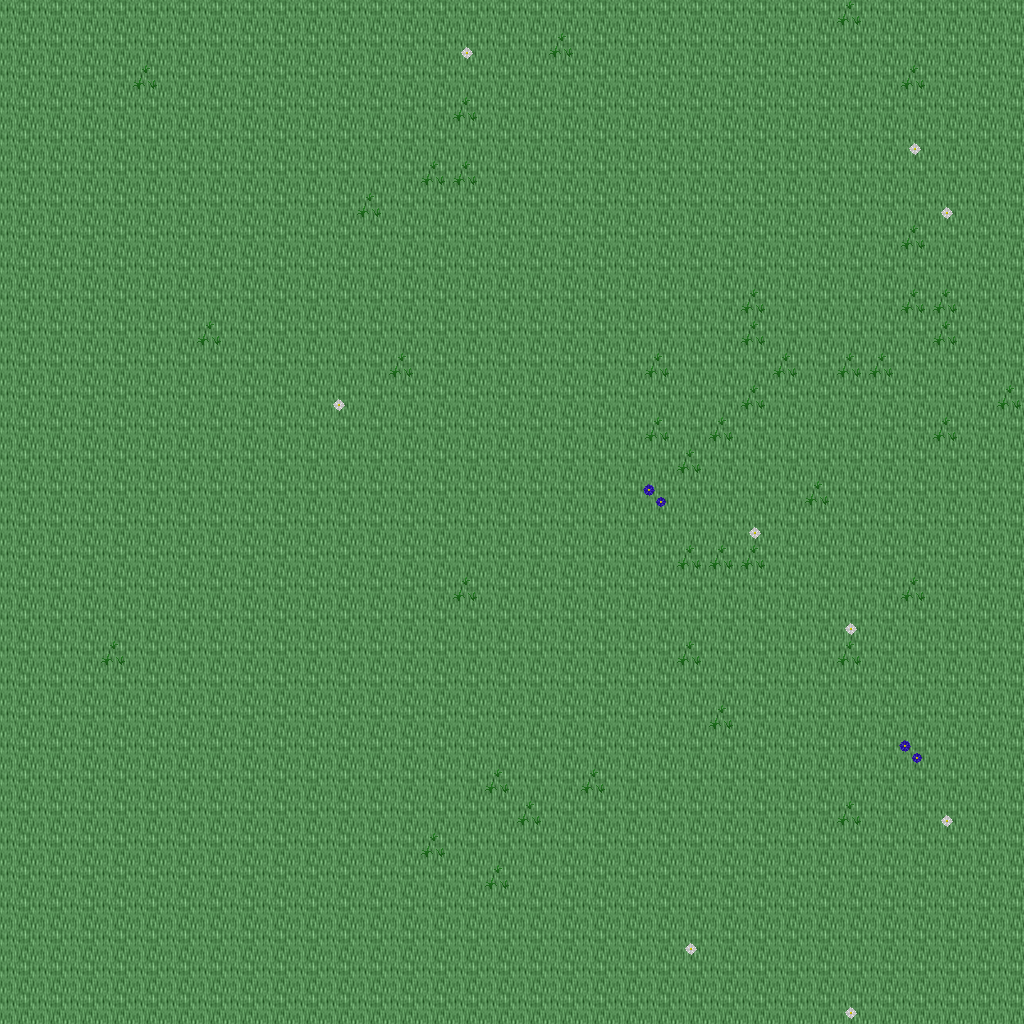

Rendered tile map (Tiled .tmx) drawn with the repository's tilesets; below, a short description and the map source with its tile grids summarised:
An orthogonal 32x32 tile map with 32x32 px tiles, 5 tile layers (Ground, Objects, Objects2, Above, ...), 1 hidden layer not drawn, 25 tilesets.

<map version="1.10" tiledversion="1.11.0" orientation="orthogonal" renderorder="right-down" width="32" height="32" tilewidth="32" tileheight="32" infinite="0" nextlayerid="11" nextobjectid="1">
 <tileset firstgid="1" name="ground_ground" tilewidth="32" tileheight="32" tilecount="33" columns="3">
  <image source="../drawable/ground_ground.png" width="96" height="352" />
 </tileset>
 <tileset firstgid="34" name="ground_grass_edges" tilewidth="32" tileheight="32" tilecount="36" columns="12">
  <image source="../drawable/ground_grass_edges.png" width="384" height="96" />
 </tileset>
 <tileset firstgid="70" name="ground_ridge_earth_dark" tilewidth="32" tileheight="32" tilecount="96" columns="12">
  <image source="../drawable/ground_ridge_earth_dark.png" width="384" height="256" />
 </tileset>
 <tileset firstgid="166" name="plant_flower_daisy_white" tilewidth="32" tileheight="32" tilecount="8" columns="2">
  <image source="../drawable/plant_flower_daisy_white.png" width="64" height="128" />
 </tileset>
 <tileset firstgid="174" name="plant_grasses" tilewidth="32" tileheight="32" tilecount="6" columns="3">
  <image source="../drawable/plant_grasses.png" width="96" height="64" />
 </tileset>
 <tileset firstgid="180" name="ground_rock_pebbles" tilewidth="32" tileheight="32" tilecount="3" columns="1">
  <image source="../drawable/ground_rock_pebbles.png" width="32" height="96" />
 </tileset>
 <tileset firstgid="183" name="plant_flower_daisy_blue" tilewidth="32" tileheight="32" tilecount="8" columns="2">
  <image source="../drawable/plant_flower_daisy_blue.png" width="64" height="128" />
 </tileset>
 <tileset firstgid="191" name="ground_ladder_vertical_dark" tilewidth="32" tileheight="32" tilecount="3" columns="3">
  <image source="../drawable/ground_ladder_vertical_dark.png" width="96" height="32" />
 </tileset>
 <tileset firstgid="194" name="item_corpse_huge_animal" tilewidth="32" tileheight="32" tilecount="16" columns="2">
  <image source="../drawable/item_corpse_huge_animal.png" width="64" height="256" />
 </tileset>
 <tileset firstgid="210" name="ground_ladder_steps" tilewidth="32" tileheight="32" tilecount="6" columns="3">
  <image source="../drawable/ground_ladder_steps.png" width="96" height="64" />
 </tileset>
 <tileset firstgid="216" name="logic_creature_rodent" tilewidth="32" tileheight="32" tilecount="8" columns="8">
  <image source="../drawable/logic_creature_rodent.png" width="256" height="32" />
 </tileset>
 <tileset firstgid="224" name="logic_creature_animal" tilewidth="32" tileheight="32" tilecount="32" columns="8">
  <image source="../drawable/logic_creature_animal.png" width="256" height="128" />
 </tileset>
 <tileset firstgid="256" name="logic_portal" tilewidth="32" tileheight="32" tilecount="24" columns="8">
  <image source="../drawable/logic_portal.png" width="256" height="96" />
 </tileset>
 <tileset firstgid="280" name="logic_creature_orc" tilewidth="32" tileheight="32" tilecount="6" columns="6">
  <image source="../drawable/logic_creature_orc.png" width="192" height="32" />
 </tileset>
 <tileset firstgid="286" name="logic_collision" tilewidth="32" tileheight="32" tilecount="1" columns="1">
  <image source="../drawable/logic_collision.png" width="32" height="32" />
 </tileset>
 <tileset firstgid="287" name="ground_green_paving" tilewidth="32" tileheight="32" tilecount="18" columns="3">
  <image source="../drawable/ground_green_paving.png" width="96" height="192" />
 </tileset>
 <tileset firstgid="305" name="logic_protection" tilewidth="32" tileheight="32" tilecount="2" columns="2">
  <image source="../drawable/logic_protection.png" width="64" height="32" />
 </tileset>
 <tileset firstgid="307" name="ground_earth_edges" tilewidth="32" tileheight="32" tilecount="18" columns="6">
  <image source="../drawable/ground_earth_edges.png" width="192" height="96" />
 </tileset>
 <tileset firstgid="325" name="ground_grass_corners" tilewidth="32" tileheight="32" tilecount="24" columns="6">
  <image source="../drawable/ground_grass_corners.png" width="192" height="128" />
 </tileset>
 <tileset firstgid="349" name="plant_tree_tree_darkgreen" tilewidth="32" tileheight="32" tilecount="88" columns="8">
  <image source="../drawable/plant_tree_tree_darkgreen.png" width="256" height="352" />
 </tileset>
 <tileset firstgid="437" name="plant_tree_evergreen" tilewidth="32" tileheight="32" tilecount="36" columns="3">
  <image source="../drawable/plant_tree_evergreen.png" width="96" height="384" />
 </tileset>
 <tileset firstgid="473" name="building_decoration_rocks" tilewidth="32" tileheight="32" tilecount="6" columns="3">
  <image source="../drawable/building_decoration_rocks.png" width="96" height="64" />
 </tileset>
 <tileset firstgid="479" name="plant_bush_bushes" tilewidth="32" tileheight="32" tilecount="10" columns="5">
  <image source="../drawable/plant_bush_bushes.png" width="160" height="64" />
 </tileset>
 <tileset firstgid="489" name="plant_bush_various_small" tilewidth="32" tileheight="32" tilecount="9" columns="3">
  <image source="../drawable/plant_bush_various_small.png" width="96" height="96" />
 </tileset>
 <tileset firstgid="498" name="ground_dry_grass" tilewidth="32" tileheight="32" tilecount="54" columns="9">
  <image source="../drawable/ground_dry_grass.png" width="288" height="192" />
 </tileset>
 <layer id="1" name="Ground" width="32" height="32">
  <data>[1024 cells, 1024 non-empty, 1 distinct tile ids]</data>
 </layer>
 <layer id="2" name="Objects" width="32" height="32">
  <data>[1024 cells, 53 non-empty, 3 distinct tile ids]</data>
 </layer>
 <layer id="3" name="Objects2" width="32" height="32">
  <data>[1024 cells, 0 non-empty, 0 distinct tile ids]</data>
 </layer>
 <layer id="4" name="Above" width="32" height="32">
  <data>[1024 cells, 0 non-empty, 0 distinct tile ids]</data>
 </layer>
 <layer id="5" name="Above2" width="32" height="32">
  <data>[1024 cells, 0 non-empty, 0 distinct tile ids]</data>
 </layer>
 <layer id="6" name="Walkable" width="32" height="32" visible="0">
  <data>[1024 cells, 0 non-empty, 0 distinct tile ids]</data>
 </layer>
 <objectgroup id="7" name="Mapevents" />
 <objectgroup id="8" name="Spawn" />
 <objectgroup id="9" name="Keys" />
 <objectgroup id="10" name="Replace" />
</map>
